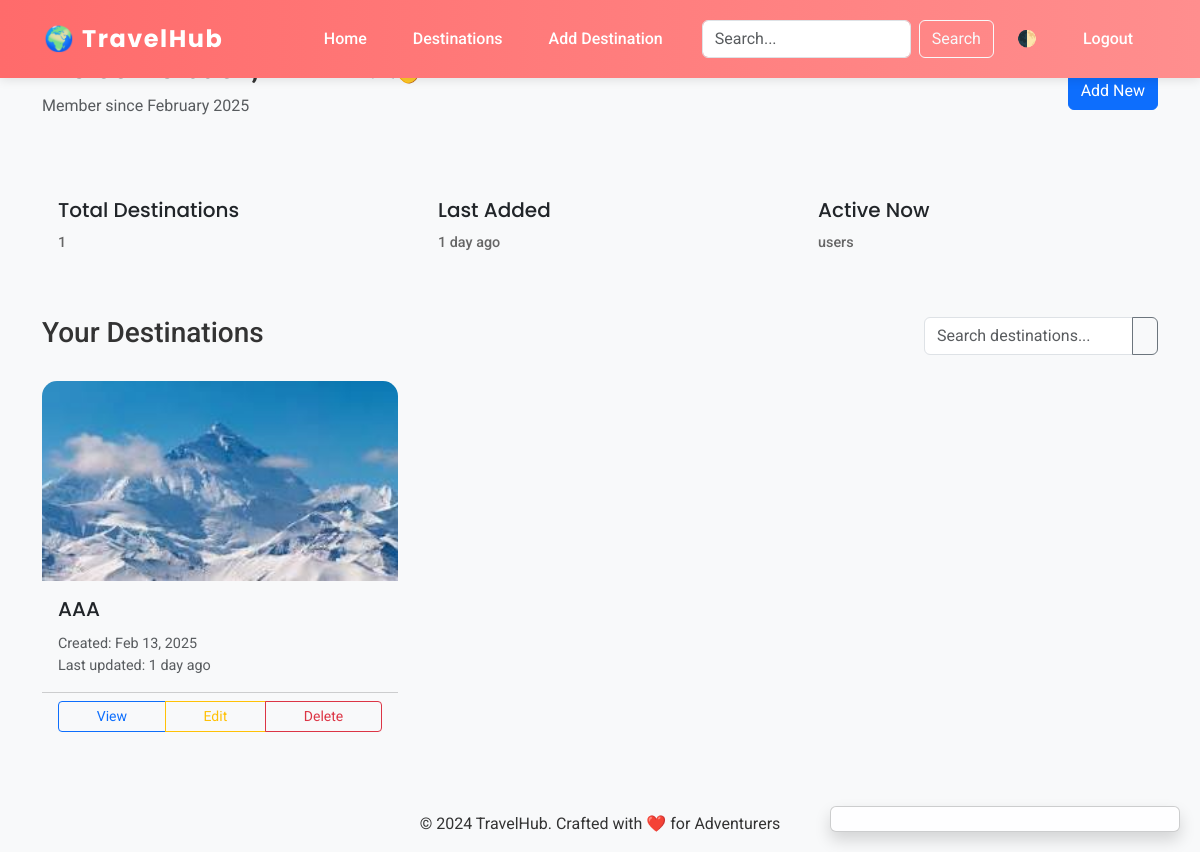
Before: /dashboard/ (signed in) with the older database file.
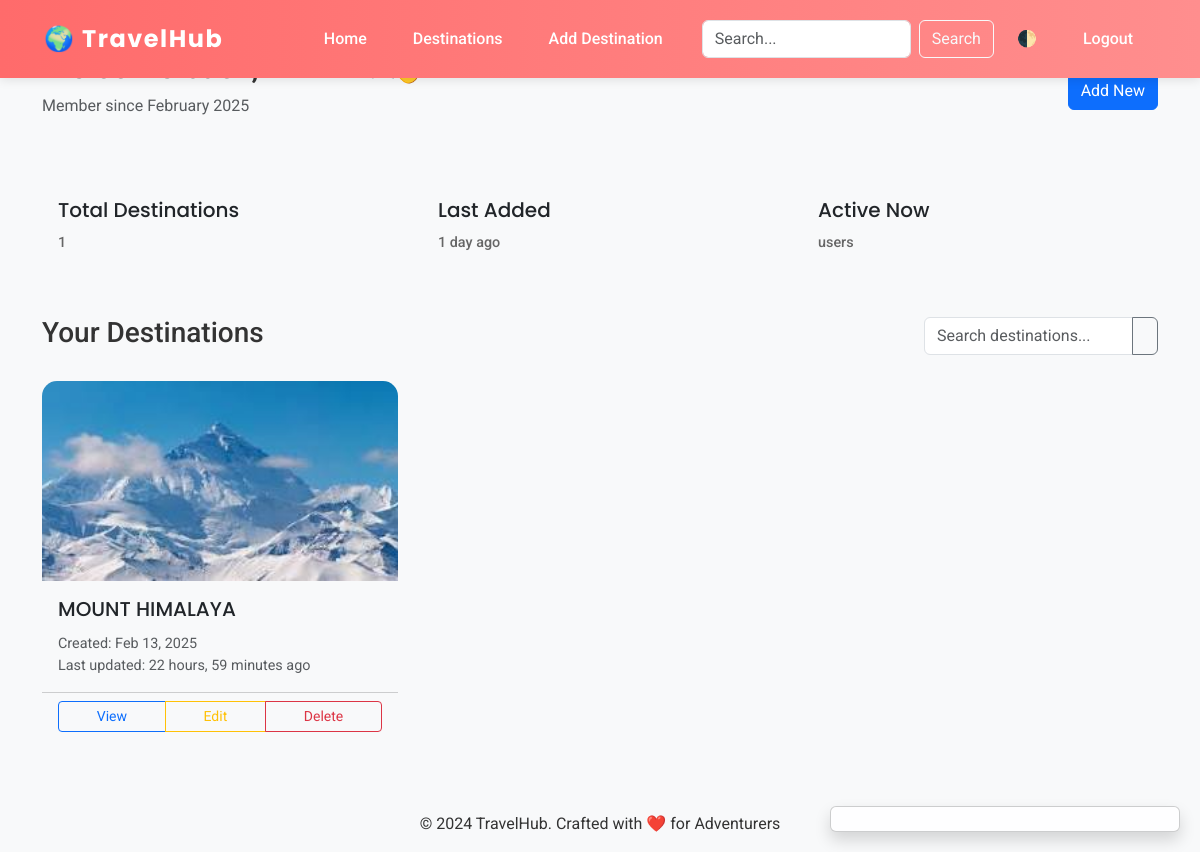
After: the same page with the newer database file.
### destinations/models.py (models this page shows, shortened)
class Destination(models.Model):
    created_by = models.ForeignKey(
        User,
        on_delete=models.CASCADE,
        related_name='created_destinations',
        verbose_name='Created By'
    )
    favorited_by = models.ManyToManyField(
        User,
        related_name='favorite_destinations',
        blank=True,
        verbose_name='Favorited By'
    )
    place_name = models.CharField(
        max_length=200,
        verbose_name='Destination Name',
        help_text="Official name of the tourist destination"
    )
    state = models.CharField(
        max_length=100,
        verbose_name='State/Province',
        help_text="State or province where the destination is located"
    )
    district = models.CharField(
        max_length=100,
        verbose_name='District/County',
        help_text="District or county within the state"
    )
    description = models.TextField(
        verbose_name='Description',
        help_text="Detailed description of the location and its attractions"
    )
    weather = models.CharField(
        max_length=100,
        verbose_name='Climate',
        help_text="Typical weather conditions and climate"
    )
    google_map_link = models.URLField(
        max_length=500,
        verbose_name='Google Maps Link',
        help_text="Full Google Maps URL for the location"
    )
    image = models.ImageField(
        upload_to='destinations/%Y/%m/%d/',
        verbose_name='Featured Image',
        help_text="Primary display image for the destination"
    )
    is_featured = models.BooleanField(
        default=False,
        verbose_name='Featured Destination',
        help_text="Check to highlight this as a featured destination"
    )
    created_at = models.DateTimeField(
        auto_now_add=True,
        verbose_name='Creation Date',
        editable=False
    )
    modified_at = models.DateTimeField(
        auto_now=True,
        verbose_name='Last Modified'
    )
    class Meta:
        ordering = ['-created_at']
        verbose_name = 'Tourist Destination'
        verbose_name_plural = 'Tourist Destinations'
        indexes = [
            models.Index(fields=['place_name', 'state']),
            models.Index(fields=['created_at']),
            models.Index(fields=['is_featured']),
        ]

### destinations/views.py (the view)
# urls.py: path('dashboard/', DashboardView.as_view(), name='dashboard'),
class DashboardView(LoginRequiredMixin, ListView):
    template_name = 'destinations/dashboard.html'
    context_object_name = 'created_destinations'
    paginate_by = 8
    def get_queryset(self):
        return Destination.objects.filter(created_by=self.request.user).select_related('created_by')
    def get_context_data(self, **kwargs):
        context = super().get_context_data(**kwargs)
        user = self.request.user
        context.update({
            'favorite_destinations': user.favorite_destinations.select_related('created_by'),
            'stats': {
                'total_created': self.get_queryset().count(),
                'total_favorites': user.favorite_destinations.count(),
                'active_users': User.objects.filter(is_active=True).count()
            }
        })
        return context

### destinations/templates/destinations/dashboard.html (shortened to what the changed rows need)
{% extends 'base.html' %}
{% load static %}
{% block content %}
<div class="container mt-5">
    <div class="dashboard-header mb-5">
        <div class="row align-items-center">
            <div class="col-md-8">
                <h2>Welcome back, {{ user.username }}! 👋</h2>
            </div>
        </div>
    </div>
    <div class="row mb-5">
        <div class="col-md-4">
            <div class="card stat-card">
                <div class="card-body">
                    <h2 class="card-text">{{ created_destinations.count }}</h2>
                </div>
            </div>
        </div>
        <div class="col-md-4">
            <div class="card stat-card">
                <div class="card-body">
                    <h5 class="card-title">Last Added</h5>
                    <h2 class="card-text">
                        {% if created_destinations %}
                            {{ created_destinations.0.created_at|timesince }} ago
                        {% else %}
                            -
                        {% endif %}
                    </h2>
                </div>
            </div>
        </div>
        <div class="col-md-4">
            <div class="card stat-card">
                <div class="card-body">
                    <h2 class="card-text">{{ active_users }} users</h2>
                </div>
            </div>
        </div>
    </div>
    <div class="dashboard-content">
        <div class="row" id="destinations-list">
            {% for destination in created_destinations %}
            <div class="col-md-4 mb-4">
                <div class="card h-100">
                    <img src="{{ destination.image.url }}" class="card-img-top"
                         alt="{{ destination.place_name }}" style="height: 200px; object-fit: cover;">
                    <div class="card-body">
                        <h5 class="card-title">{{ destination.place_name }}</h5>
                        <p class="card-text text-muted small">
                            Created: {{ destination.created_at|date:"M d, Y" }}<br>
                            Last updated: {{ destination.modified_at|timesince }} ago
                        </p>
                    </div>
                    <div class="card-footer bg-transparent">
                        <div class="btn-group w-100">
                            <a href="{% url 'destination_detail' destination.pk %}"
                               class="btn btn-sm btn-outline-primary">
                                 View
                            </a>
                            <a href="{% url 'destination_update' destination.pk %}"
                               class="btn btn-sm btn-outline-warning">
                                 Edit
                            </a>
                            <button class="btn btn-sm btn-outline-danger"
                                    data-bs-toggle="modal"
                                    data-bs-target="#deleteModal-{{ destination.pk }}">
                                 Delete
                            </button>
                        </div>
                    </div>
                </div>
            </div>
            {% empty %}
            <div class="col-12">
                <div class="alert alert-info text-center">
                    No destinations found. Start by adding one!
                </div>
            </div>
            {% endfor %}
        </div>
    </div>
</div>
{% endblock %}

Changed rows visible on the page:
changed Destination: place_name "AAA" → "MOUNT HIMALAYA"; modified_at "1 day" → "22 hours, 59 minutes"
